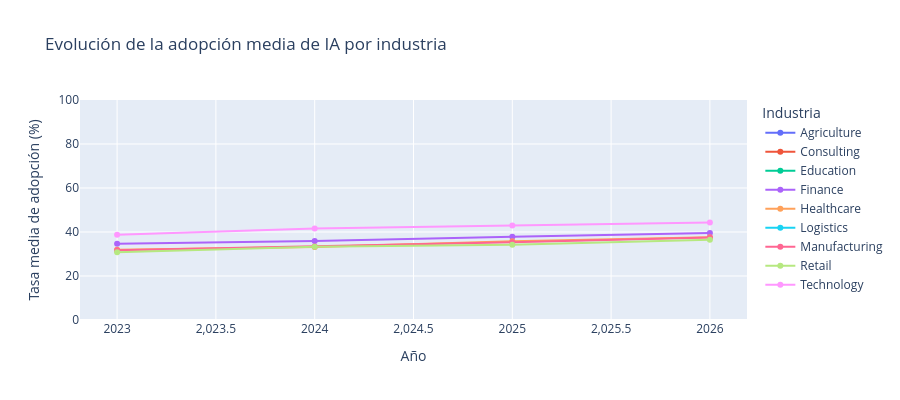

This figure's notebook cell:
### Markdown cell above
## 1. Evolución del indicador por sector

Se calcula la tasa media de adopción por año e industria. En el detalle bajo demanda (`hover_data`) se incorpora la cantidad de empresas observadas en cada punto para dar contexto a las variaciones entre períodos.

### Code cell
# Agrupación y reset_index explícito para evitar problemas de alineación
evolucion = (
    df_tablero.groupby(['survey_year', 'industry'])
    .agg({
        'ai_adoption_rate': 'mean',
        'company_id': 'nunique'
    })
    .rename(columns={
        'ai_adoption_rate': 'adopcion_media',
        'company_id': 'total_empresas'
    })
    .reset_index()
)

fig1 = px.line(
    evolucion,
    x='survey_year',
    y='adopcion_media',
    color='industry',
    markers=True,
    hover_data={'total_empresas': True, 'adopcion_media': ':.2f'},
    labels={
        'survey_year': 'Año',
        'adopcion_media': 'Tasa media de adopción (%)',
        'industry': 'Industria',
        'total_empresas': 'Empresas observadas'
    },
    title='Evolución de la adopción media de IA por industria'
)

fig1.update_yaxes(range=[0, 100])
fig1.update_layout(hovermode='x unified', height=400)
fig1.show()

### Figure 1 — Plotly figure (JSON) as saved in the notebook; plotly's stock layout.template omitted (floating-point values rounded to 4 significant figures)
{"data": [{"customdata": [[0], [0], [0], [0]], "hovertemplate": "Industria=Agriculture<br>Año=%{x}<br>Tasa media de adopción (%)=%{y:.2f}<br>Empresas observadas=%{customdata[0]}<extra></extra>", "legendgroup": "Agriculture", "line": {"color": "#636efa", "dash": "solid"}, "marker": {"symbol": "circle"}, "mode": "lines+markers", "name": "Agriculture", "orientation": "v", "showlegend": true, "type": "scatter", "x": [2023, 2024, 2025, 2026], "xaxis": "x", "y": [NaN, NaN, NaN, NaN], "yaxis": "y"}, {"customdata": [[0], [0], [0], [0]], "hovertemplate": "Industria=Consulting<br>Año=%{x}<br>Tasa media de adopción (%)=%{y:.2f}<br>Empresas observadas=%{customdata[0]}<extra></extra>", "legendgroup": "Consulting", "line": {"color": "#EF553B", "dash": "solid"}, "marker": {"symbol": "circle"}, "mode": "lines+markers", "name": "Consulting", "orientation": "v", "showlegend": true, "type": "scatter", "x": [2023, 2024, 2025, 2026], "xaxis": "x", "y": [NaN, NaN, NaN, NaN], "yaxis": "y"}, {"customdata": [[0], [0], [0], [0]], "hovertemplate": "Industria=Education<br>Año=%{x}<br>Tasa media de adopción (%)=%{y:.2f}<br>Empresas observadas=%{customdata[0]}<extra></extra>", "legendgroup": "Education", "line": {"color": "#00cc96", "dash": "solid"}, "marker": {"symbol": "circle"}, "mode": "lines+markers", "name": "Education", "orientation": "v", "showlegend": true, "type": "scatter", "x": [2023, 2024, 2025, 2026], "xaxis": "x", "y": [NaN, NaN, NaN, NaN], "yaxis": "y"}, {"customdata": [[306], [306], [306], [306]], "hovertemplate": "Industria=Finance<br>Año=%{x}<br>Tasa media de adopción (%)=%{y:.2f}<br>Empresas observadas=%{customdata[0]}<extra></extra>", "legendgroup": "Finance", "line": {"color": "#ab63fa", "dash": "solid"}, "marker": {"symbol": "circle"}, "mode": "lines+markers", "name": "Finance", "orientation": "v", "showlegend": true, "type": "scatter", "x": [2023, 2024, 2025, 2026], "xaxis": "x", "y": [34.64, 35.93, 37.83, 39.56], "yaxis": "y"}, {"customdata": [[251], [251], [251], [251]], "hovertemplate": "Industria=Healthcare<br>Año=%{x}<br>Tasa media de adopción (%)=%{y:.2f}<br>Empresas observadas=%{customdata[0]}<extra></extra>", "legendgroup": "Healthcare", "line": {"color": "#FFA15A", "dash": "solid"}, "marker": {"symbol": "circle"}, "mode": "lines+markers", "name": "Healthcare", "orientation": "v", "showlegend": true, "type": "scatter", "x": [2023, 2024, 2025, 2026], "xaxis": "x", "y": [31.99, 33.17, 35.83, 37.6], "yaxis": "y"}, {"customdata": [[0], [0], [0], [0]], "hovertemplate": "Industria=Logistics<br>Año=%{x}<br>Tasa media de adopción (%)=%{y:.2f}<br>Empresas observadas=%{customdata[0]}<extra></extra>", "legendgroup": "Logistics", "line": {"color": "#19d3f3", "dash": "solid"}, "marker": {"symbol": "circle"}, "mode": "lines+markers", "name": "Logistics", "orientation": "v", "showlegend": true, "type": "scatter", "x": [2023, 2024, 2025, 2026], "xaxis": "x", "y": [NaN, NaN, NaN, NaN], "yaxis": "y"}, {"customdata": [[260], [260], [260], [260]], "hovertemplate": "Industria=Manufacturing<br>Año=%{x}<br>Tasa media de adopción (%)=%{y:.2f}<br>Empresas observadas=%{customdata[0]}<extra></extra>", "legendgroup": "Manufacturing", "line": {"color": "#FF6692", "dash": "solid"}, "marker": {"symbol": "circle"}, "mode": "lines+markers", "name": "Manufacturing", "orientation": "v", "showlegend": true, "type": "scatter", "x": [2023, 2024, 2025, 2026], "xaxis": "x", "y": [31.68, 33.44, 35.37, 37.55], "yaxis": "y"}, {"customdata": [[251], [251], [251], [251]], "hovertemplate": "Industria=Retail<br>Año=%{x}<br>Tasa media de adopción (%)=%{y:.2f}<br>Empresas observadas=%{customdata[0]}<extra></extra>", "legendgroup": "Retail", "line": {"color": "#B6E880", "dash": "solid"}, "marker": {"symbol": "circle"}, "mode": "lines+markers", "name": "Retail", "orientation": "v", "showlegend": true, "type": "scatter", "x": [2023, 2024, 2025, 2026], "xaxis": "x", "y": [30.82, 33.27, 34.23, 36.42], "yaxis": "y"}, {"customdata": [[267], [267], [267], [267]], "hovertemplate": "Industria=Technology<br>Año=%{x}<br>Tasa media de adopción (%)=%{y:.2f}<br>Empresas observadas=%{customdata[0]}<extra></extra>", "legendgroup": "Technology", "line": {"color": "#FF97FF", "dash": "solid"}, "marker": {"symbol": "circle"}, "mode": "lines+markers", "name": "Technology", "orientation": "v", "showlegend": true, "type": "scatter", "x": [2023, 2024, 2025, 2026], "xaxis": "x", "y": [38.71, 41.55, 42.95, 44.31], "yaxis": "y"}], "layout": {"height": 400, "hovermode": "x unified", "legend": {"title": {"text": "Industria"}, "tracegroupgap": 0}, "title": {"text": "Evolución de la adopción media de IA por industria"}, "xaxis": {"anchor": "y", "domain": [0, 1], "title": {"text": "Año"}}, "yaxis": {"anchor": "x", "domain": [0, 1], "range": [0, 100], "title": {"text": "Tasa media de adopción (%)"}}}}
